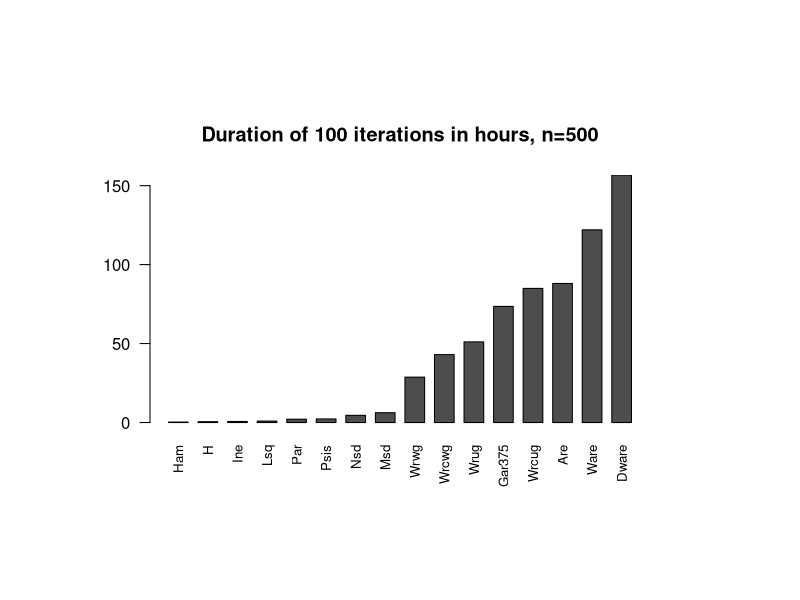
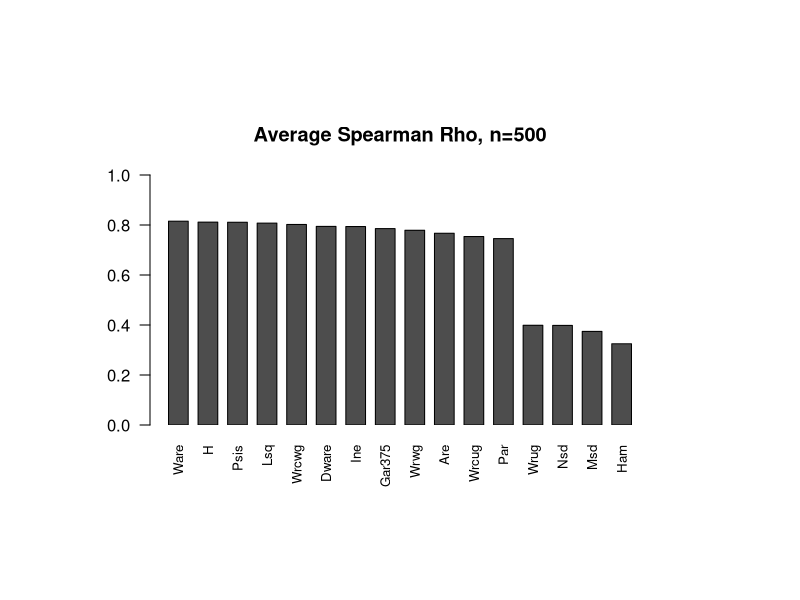

Recreate these plots in R, in order.
#!/usr/bin/R
# Bar Plots

setwd("./results/csv")

## R500
# Hours

y=read.csv("R500Hours.csv", header=FALSE)
f=t(as.vector(y$V1))
x=t(as.matrix(y$V2))
colnames(x) <- f

pdf("R500Hours.pdf")
par(pin=c(5, 2.5)) 
par(las=2) 
barplot(x,   main="Duration of 100 iterations in hours, n=500", xlab="", xpd=FALSE, cex.names=0.8, horiz=FALSE, space=0.5)  
dev.off()

# Rho

y=read.csv("R500Rho.csv", header=FALSE)
f=t(as.vector(y$V1))
x=t(as.matrix(y$V2))
colnames(x) <- f
x

pdf("R500Rho.pdf")
par(pin=c(5, 2.5)) 
par(las=2) 
barplot(x,   main="Average Spearman Rho, n=500", xlab="", ylim=c(0, 1), xpd=FALSE, cex.names=0.8, horiz=FALSE, space=0.5)  
dev.off()


setwd("../..")

